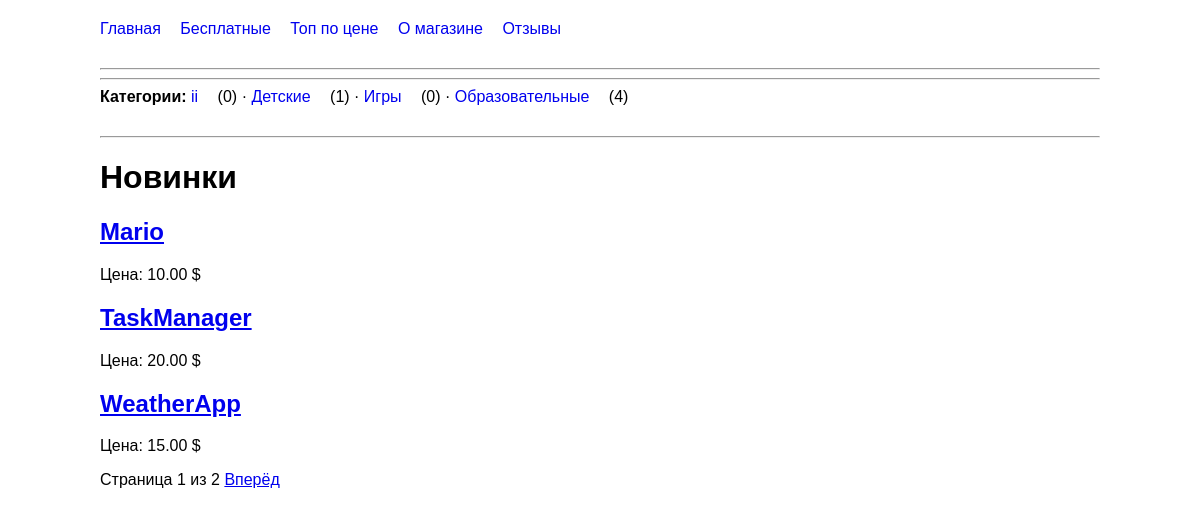
The page /new/ on the database its author committed.
### mainapp/models.py (models this page shows, shortened)
class Category(models.Model):
    name = models.CharField(max_length=50)

class App(models.Model):
    name = models.CharField(max_length=200)
    description = models.TextField(blank=True)
    price = models.DecimalField(max_digits=10, decimal_places=2, default=0)
    created_at = models.DateTimeField(auto_now_add=True)
    downloads = models.PositiveIntegerField(default=0)
    category = models.ForeignKey(
        Category,
        on_delete=models.CASCADE,
        null=True,
        blank=True,
        related_name='apps',
    )
    icon = models.ImageField(
        upload_to='icons/',
        blank=True,
    )
    author = models.ForeignKey(
        settings.AUTH_USER_MODEL,
        on_delete=models.CASCADE,
        related_name='apps',
        null=True,
        blank=True,
    )

### mainapp/views.py (the view)
# urls.py: path('new/', views.new, name='new'),
def new(request):
    apps = App.objects.order_by('-created_at')
    paginator = Paginator(apps, 3)
    page_number = request.GET.get('page')
    page_obj = paginator.get_page(page_number)
    return render(request, 'mainapp/new.html', {
        'apps': page_obj,
        'page_obj': page_obj,
    })

### mainapp/context_processors.py (called while the page is built)
def store_menu(request):
    nav_categories = (
        Category.objects
        .annotate(apps_count=Count('apps'))
        .order_by('name')
    )
    return {
        'nav_categories': nav_categories,
    }

### mainapp/templates/mainapp/new.html (shortened to what this page needs)
{% extends 'mainapp/base.html' %}
{% block content %}
<h1>Новинки</h1>
{% for app in apps %}
    <div>
        <h2>
            <a href="{% url 'mainapp:app_detail' app.id app.name %}">
                {{ app.name }}
            </a>
        </h2>
        <p>Цена: {{ app.price }} $</p>
    </div>
{% empty %}
    <p>Приложений пока нет.</p>
{% endfor %}
<div>
    <span>
        Страница {{ page_obj.number }} из {{ page_obj.paginator.num_pages }}
    </span>
    {% if page_obj.has_next %}
        <a href="?page={{ page_obj.next_page_number }}">Вперёд</a>
    {% endif %}
</div>
{% endblock %}

### mainapp/templates/mainapp/base.html (shortened to what this page needs)
{% load static %}
<!DOCTYPE html>
<html lang="ru">
<head>
    <link rel="stylesheet" href="{% static 'mainapp/style.css' %}">
</head>
<nav>
    <a href="{% url 'mainapp:home' %}">Главная</a>
    <a href="{% url 'mainapp:free' %}">Бесплатные</a>
    <a href="{% url 'mainapp:top' %}">Топ по цене</a>
    <a href="{% url 'mainapp:about' %}">О магазине</a>
    <a href="{% url 'mainapp:reviews' %}">Отзывы</a>
</nav>
<hr>
<hr>
<nav>
    <strong>Категории:</strong>
    {% for category in nav_categories %}
        <a href="{% url 'mainapp:category_detail' category.id category.name %}">
            {{ category.name }}
        </a>
        ({{ category.apps_count }})
        {% if not forloop.last %}
            ·
        {% endif %}
    {% empty %}
        Категорий пока нет.
    {% endfor %}
</nav>
<hr>
{% block content %}
{% endblock %}
</body>
</html>

### mainapp/static/style.css (style rules this page uses)
nav { margin-bottom: 30px; }
nav a { margin-right: 15px; text-decoration: none; }

### rows shown on the page
Category: name "ii", apps_count "0"
Category: name "Детские", apps_count "1"
Category: name "Игры", apps_count "0"
Category: name "Образовательные", apps_count "4"
App: name "Mario", price "10.00"
App: name "TaskManager", price "20.00"
App: name "WeatherApp", price "15.00"

### other values the page prints
{{ page_obj.number }} "1"
{{ page_obj.paginator.num_pages }} "2"
